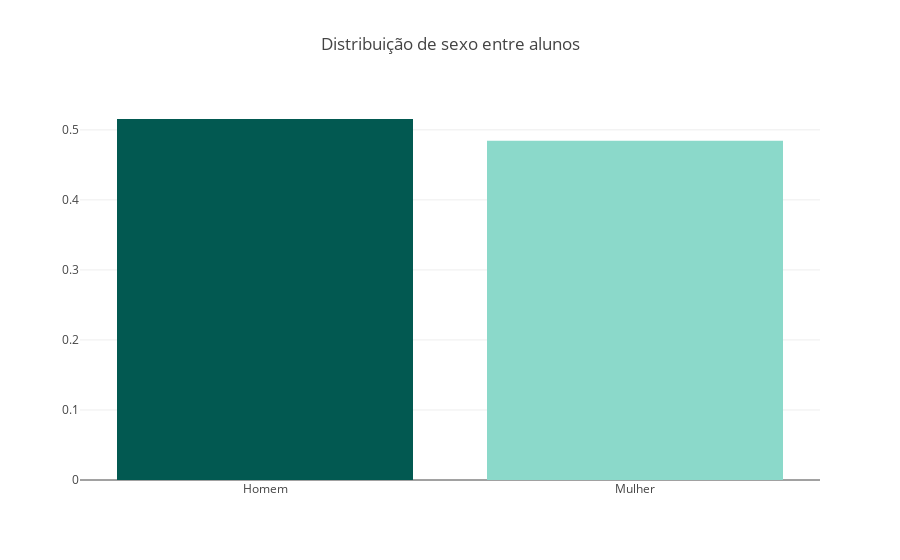
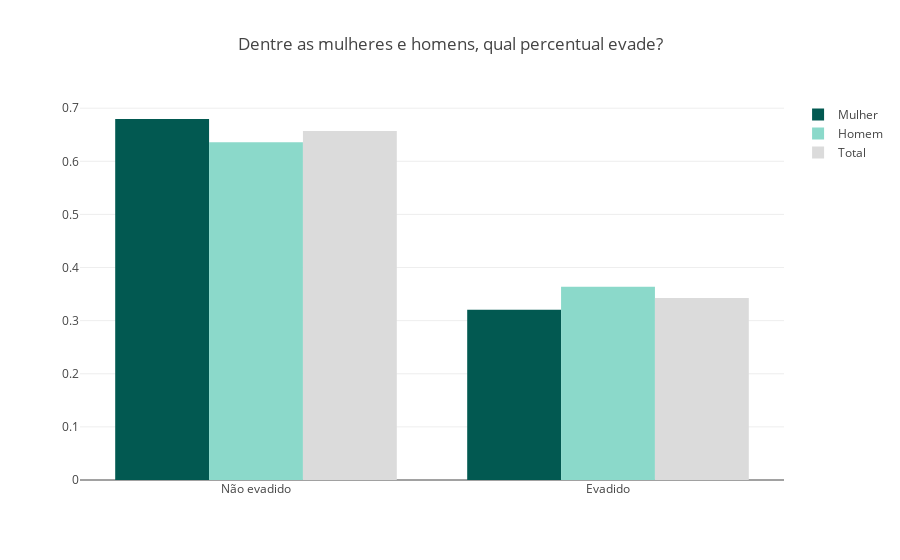

The notebook cell these images were saved under, in order:
### Code cell
title = 'Dentre as mulheres e homens, qual percentual evade?'
x = 'CAT_TP_SEXO'
categorias = {1: 'Homens', 2: 'Mulheres'}

plot_categoria(x, title, 'perc_sexo_evasao', title2='Distribuição de sexo entre alunos', save=False)

### Figure 1 — Plotly figure (JSON) as saved in the notebook; plotly's stock layout.template omitted (floating-point values rounded to 4 significant figures)
{"data": [{"marker": {"color": ["#025951", "#8BD9CA", "#BF7F30", "#F2C124", "#8C470B", "#DFC27D"]}, "type": "bar", "uid": "53100a04-8de8-41d7-a8d3-96843b0f99d3", "x": ["Homem", "Mulher"], "y": [0.5155, 0.4845]}], "layout": {"title": {"text": "Distribuição de sexo entre alunos"}}}

### Figure 2 — Plotly figure (JSON) as saved in the notebook; plotly's stock layout.template omitted (floating-point values rounded to 4 significant figures)
{"data": [{"marker": {"color": "#025951"}, "name": "Mulher", "type": "bar", "uid": "8ef6e486-f431-4906-99d5-caeb17561e23", "x": ["Não evadido", "Evadido"], "y": [0.6797, 0.3203]}, {"marker": {"color": "#8BD9CA"}, "name": "Homem", "type": "bar", "uid": "0cc174ac-ab0c-4171-9124-095c407b44bf", "x": ["Não evadido", "Evadido"], "y": [0.636, 0.364]}, {"marker": {"color": "#dbdbdb"}, "name": "Total", "type": "bar", "uid": "2e541b95-df6a-4e1b-85a0-44595dd379bb", "x": ["Não evadido", "Evadido"], "y": [0.6572, 0.3428]}], "layout": {"title": {"text": "Dentre as mulheres e homens, qual percentual evade?"}}}
